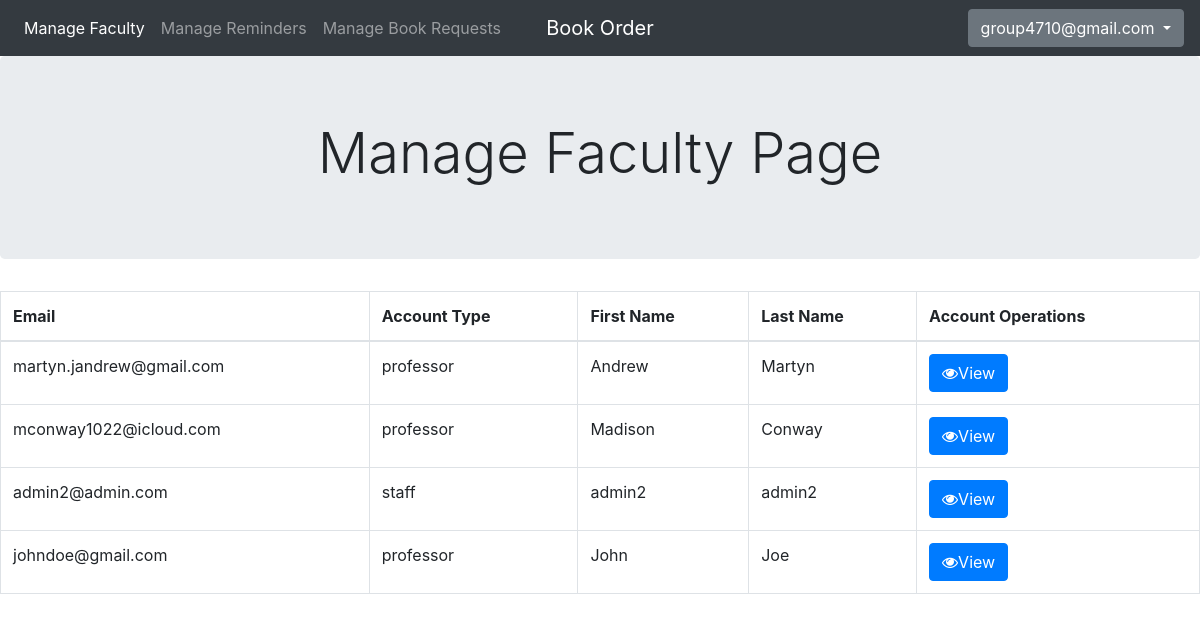
Page /staff/manage_faculty.php (signed in) on the committed database.
### tables this page shows
CREATE TABLE `users` (
  `id` int NOT NULL,
  `acctype` varchar(10) NOT NULL DEFAULT '',
  `email` varchar(50) NOT NULL DEFAULT '',
  `password` varchar(255) NOT NULL DEFAULT '',
  `firstname` varchar(50) NOT NULL DEFAULT '',
  `lastname` varchar(50) NOT NULL DEFAULT ''
);

### staff/manage_faculty.php (the view, shortened to what this page needs)
<?php
require_once "../utils/db_connect.php";
$sql = "SELECT acctype, email, firstname, lastname FROM users WHERE NOT email='group4710@gmail.com' AND NOT email='" . $_SESSION['email'] . "'";
$result = $conn->query($sql);
?>
<!DOCTYPE html>
<html lang="en">
<head>
<link rel="stylesheet" href="https://stackpath.bootstrapcdn.com/bootstrap/4.5.0/css/bootstrap.min.css">
<link rel="stylesheet" href="https://maxcdn.bootstrapcdn.com/font-awesome/4.7.0/css/font-awesome.min.css">
</head>
<body>
<nav class="navbar navbar-expand-md navbar-dark bg-dark">
    <div class="navbar-collapse collapse w-100 order-1 order-md-0 dual-collapse2">
        <ul class="navbar-nav mr-auto">
            <li class="nav-item">
                <a class="nav-link active" href="manage_faculty.php">Manage Faculty</a>
            </li>
            <li class="nav-item">
                <a class="nav-link" href="manage_reminders.php">Manage Reminders</a>
            </li>
            <li class="nav-item">
                <a class="nav-link" href="manage_bookrequests.php">Manage Book Requests</a>
            </li>
        </ul>
    </div>
    <div class="mx-auto order-0">
        <a class="navbar-brand mx-auto" href="/staff">Book Order</a>
    </div>
    <div class="navbar-collapse collapse w-100 order-3 dual-collapse2">
        <ul class="navbar-nav ml-auto">
          <div class="dropdown">
            <button class="btn btn-secondary dropdown-toggle" type="button" id="dropdownMenuButton" data-toggle="dropdown" aria-haspopup="true" aria-expanded="false">
              <?php echo $_SESSION["email"]; ?>
            </button>
          </div>
        </ul>
    </div>
</nav>
<div class="jumbotron text-center">
<h1 class="display-4">Manage Faculty Page</h1>
</div>
<table class="table table-bordered table-hover">
    <thead>
        <tr>
            <th>Email</th>
            <th>Account Type</th>
            <th>First Name</th>
            <th>Last Name</th>
            <th>Account Operations</th>
        </tr>
    </thead>
    <tbody>
      <?php while ($row = $result->fetch_assoc()) { ?>
          <tr>
            <td><?php echo $row['email']; ?></td>
            <td><?php echo $row['acctype']; ?></td>
            <td><?php echo $row['firstname']; ?></td>
            <td><?php echo $row['lastname']; ?></td>
            <form action="account.php" method="post"><td><button type="submit" class="btn btn-primary" name="account_email" value=<?php echo $row['email'] ?>><i class="fa fa-eye"></i>View</button></td></form>
          </tr>
      <?php } ?>
    </tbody>
</table>
</body>
</html>

### rows in the picture
users: email "martyn.jandrew@gmail.com", acctype "professor", firstname "Andrew", lastname "Martyn"
users: email "mconway1022@icloud.com", acctype "professor", firstname "Madison", lastname "Conway"
users: email "admin2@admin.com", acctype "staff", firstname "admin2", lastname "admin2"
users: email "johndoe@gmail.com", acctype "professor", firstname "John", lastname "Joe"

### other values in the picture
$_SESSION["email"] "group4710@gmail.com"
